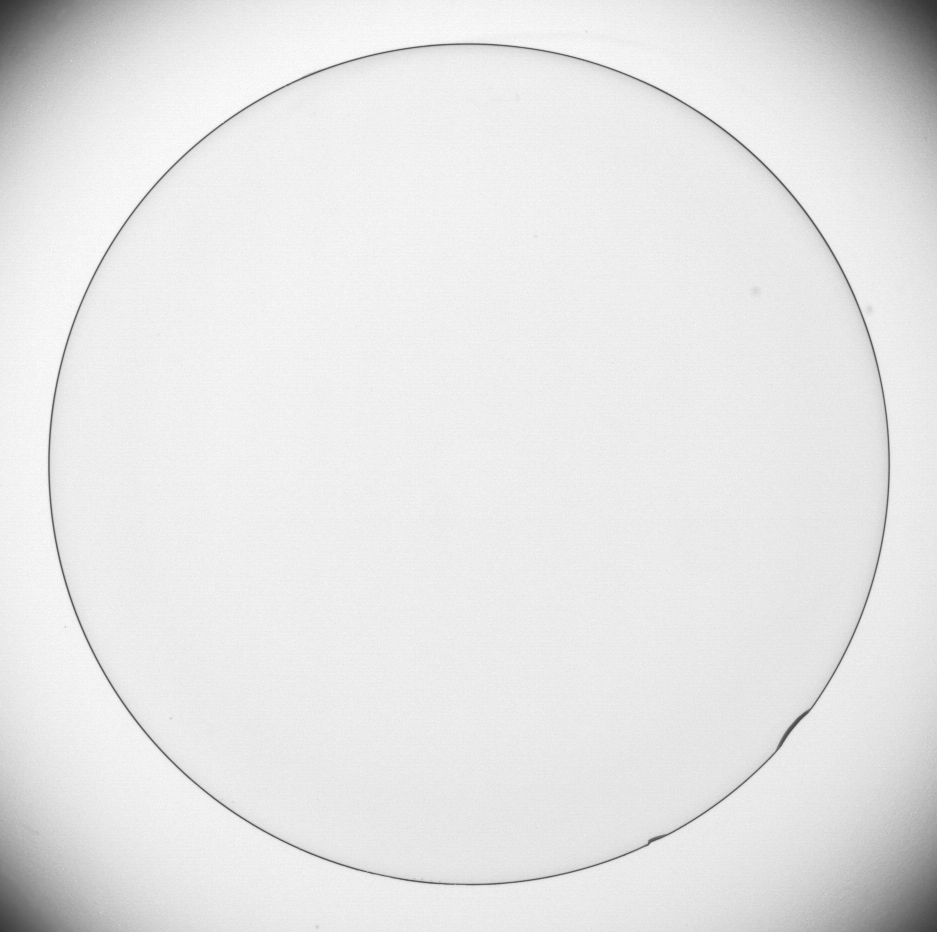
#> input picture ImageMaterial/DIP3/Fig0342(a)(contact_lens_original).tif, 937 x 932 px
$ python 3.42.py
#> lines starting #> are read from the running program, lines starting #| are printed output that depends on the picture
### homework/project/project0201.py
# coding=utf-8
import numpy as np
import matplotlib.pyplot as plt
import cv2 as cv


# [52 lines left out: functions generate, halftoning, not called in this run]


def custom_show(img_show, position):
    plt.subplot(position[0], position[1], position[2])
    plt.imshow(img_show, cmap='Greys_r')
    plt.xticks([]), plt.yticks([])
    plt.tight_layout()


# [16 lines that do not run on import are left out]

### src/ThirthChapter/3.6/3.42.py
# coding: utf-8
import numpy as np
import sys
import cv2 as cv

if __name__ == '__main__':
    sys.path.append('/mnt/sdb/opencv/homework/project')
    from project0201 import plt, custom_show

    original_image = cv.imread('../../../ImageMaterial/DIP3/Fig0342(a)(contact_lens_original).tif', cv.IMREAD_COLOR)
#> original_image is the input picture: shape (932, 937, 3); min 50, max 255, mean 229.7
    #original_image = cv.imread('../../../ImageMaterial/DIP3/Fig0338(a)(blurry_moon).tif', cv.IMREAD_COLOR)
    custom_show(original_image, [1, 2, 1])
    res_image1 = cv.Sobel(original_image, ddepth=-1, dx=0, dy=1, ksize=3)
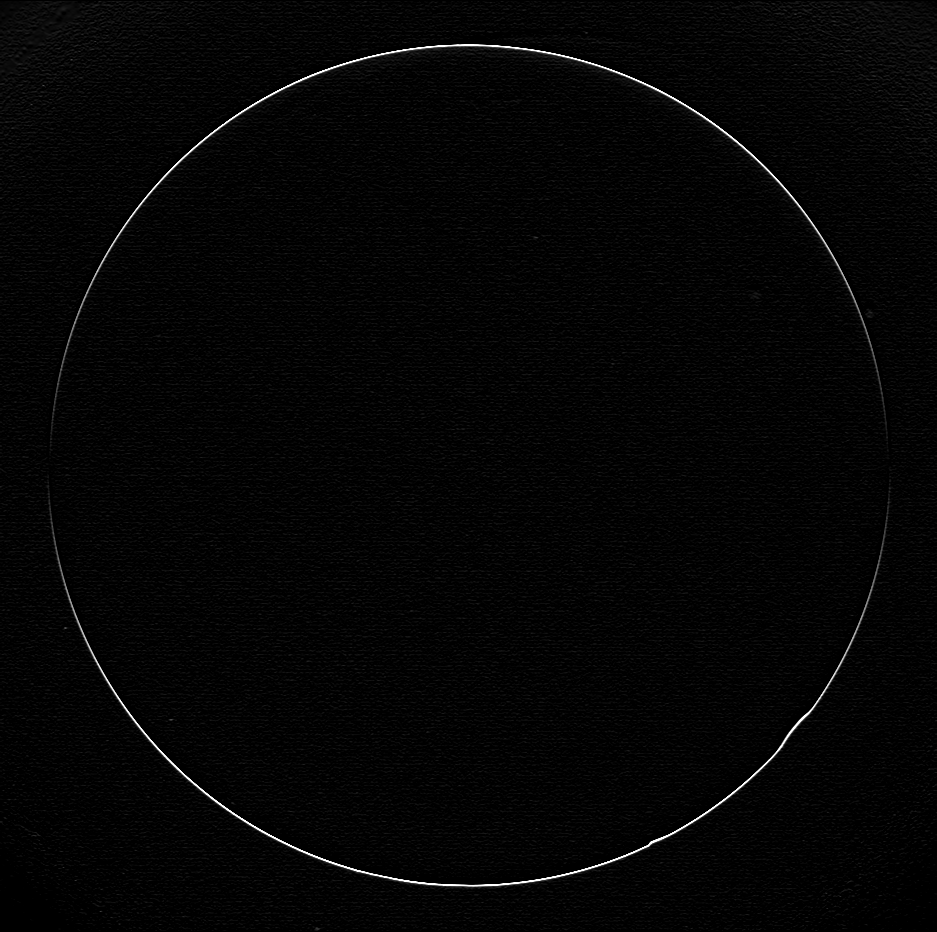
#> res_image1: shape (932, 937, 3); min 0, max 255, mean 4.7
    #custom_show(res_image1, [1, 4, 2])
    res_image2 = cv.Sobel(original_image, ddepth=-1, dx=1, dy=0, ksize=3)
    #custom_show(res_image2, [1, 4, 3])
    res_image = np.add(res_image1, res_image2)
    res_image = cv.addWeighted(res_image1,0.5,res_image2,0.5,0)
    custom_show(res_image, [1, 2, 2])
    plt.show()
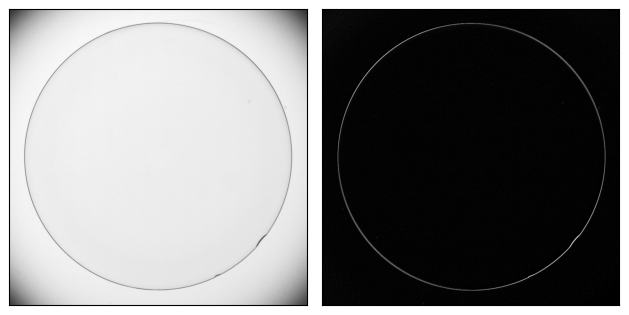
#> figure drawn by matplotlib, 2 panels
